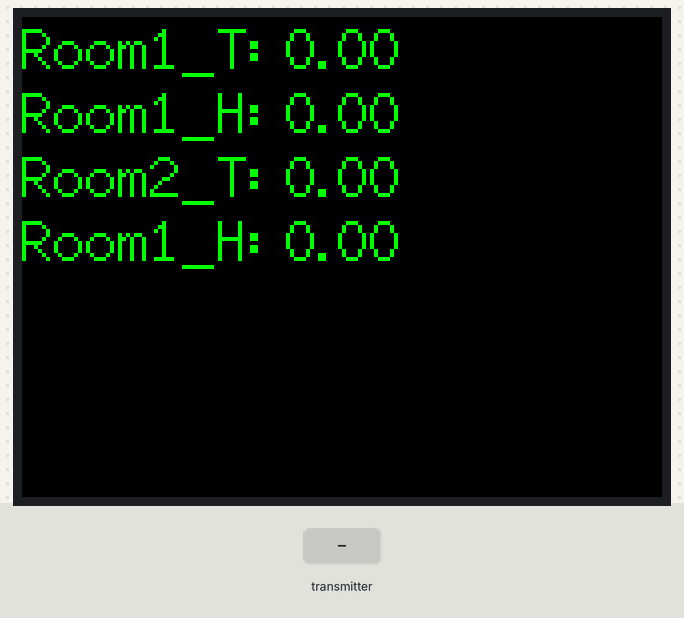
The sketch below on a simulated ESP32. Shown: 320×240 colour display. The test bench sets the inputs (shaded band). What the sketch prints to the serial monitor is not drawn.

Above: at 1.4 s.
1.5 s: the transmitter starts sending id = 0
Timing chart, 0 to 4.5 s (numbered marks = the images above; inputs shaded):
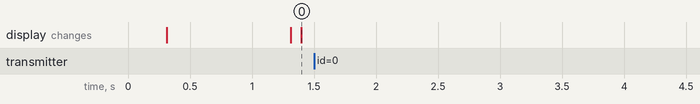

Measured:
- after the input at 1.5 s, every drawn part: stays the same

The sketch:

esp_receiver.ino
```cpp
#include <esp_now.h>
#include <WiFi.h>
#include <TFT_eSPI.h>
#include <SPI.h>

TFT_eSPI tft = TFT_eSPI();

// Structure example to receive data
// Must match the sender structure
typedef struct struct_message {
  int id;
  float temp;
  float hum;
} struct_message;

// Create a struct_message called myData
struct_message myData;
struct_message board1;
struct_message board2;

struct_message boardsStruct[3] = {board1, board2};


// callback function that will be executed when data is received
void OnDataRecv(const uint8_t * mac_addr, const uint8_t *incomingData, int len)
{
  //
   char macStr[18];
  Serial.print("Packet received from: ");
  snprintf(macStr, sizeof(macStr), "%02x:%02x:%02x:%02x:%02x:%02x",mac_addr[0], mac_addr[1], mac_addr[2], mac_addr[3], mac_addr[4], mac_addr[5]);
  Serial.println(macStr);
  //
  memcpy(&myData, incomingData, sizeof(myData));
  Serial.printf("Board ID %u: %u bytes\n", myData.id, len);

  boardsStruct[myData.id-1].temp = myData.temp;
  boardsStruct[myData.id-1].hum = myData.hum;
   Serial.println("01");
  Serial.println(boardsStruct[0].temp);
  Serial.println(boardsStruct[0].hum);
 Serial.println("02");
  Serial.println(boardsStruct[1].temp);
 Serial.println(boardsStruct[1].hum);
  Serial.println();


  Serial.print("Bytes received: ");
  Serial.println(len);


  Serial.println();  delay(1000);

}

void setup() {
  Serial.begin(115200);
  tft.init();
  tft.setRotation(1);
  tft.setTextSize(2);
  tft.fillScreen(TFT_BLACK);
  tft.setTextColor(TFT_GREEN, TFT_BLACK);
  Serial.println("ESPNow/Basic/Slave Example");
  WiFi.mode(WIFI_STA);
  if (esp_now_init() != ESP_OK) {
  Serial.println("Error initializing ESP-NOW");
  return;
  }

  esp_now_register_recv_cb(OnDataRecv);
}

void loop() {
  float board1X = boardsStruct[0].temp;
  float board1Y = boardsStruct[0].hum;
  float board2X = boardsStruct[1].temp;
  float board2Y = boardsStruct[1].hum;
tft.fillScreen(TFT_BLACK);
 // tft.setTextColor(TFT_GREEN, TFT_BLACK);
  tft.setCursor(0, 0, 2);
  tft.print("Room1_T: ");
  tft.println(board1X);
  tft.print("Room1_H: ");
  tft.println(board1Y);

  tft.print("Room2_T: ");
  tft.println(board2X);
  tft.print("Room1_H: ");
  tft.println(board2Y);

  delay(1000);

}
```
